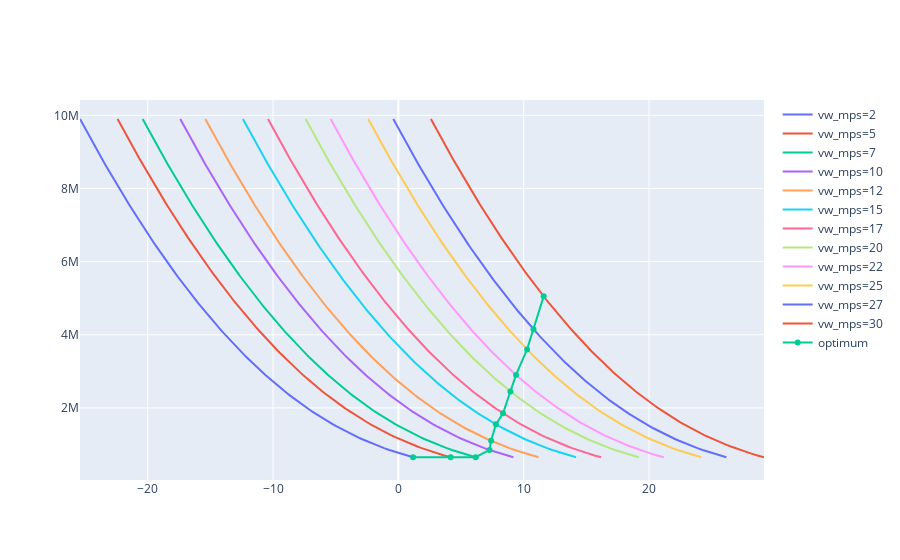

Notebook cell for this chart:
### Code cell
fig = go.Figure()

chi_deg = 0

for vw_mps in np.unique(qss.df['vw_mps']):
    # Check if data looks ok.
    df = qss.df.loc[
        (qss.df['beta_deg'] == 0)
        & (qss.df['phi_deg'] == 0)
        & (qss.df['chi_deg'] == chi_deg)
        & (qss.df['Lt_m'] == 1500)
        & (qss.df['vw_mps'] == vw_mps)
        # & (qss.df['P_W'] > -1e6)
    ].sort_values(by='vr_mps')

    fig.add_trace(go.Scatter(x=df['vr_mps'], y=df['Ftg_N'], name=f"{vw_mps=}"))

df = qss_star.loc[
    (qss_star['beta_deg'] == 0)
    & (qss_star['phi_deg'] == 0)
    & (qss_star['chi_deg'] == chi_deg)
    & (qss_star['Lt_m'] == 1500)
    # & (qss_star['vw_mps'] == 15)
].sort_values(by='vr_mps')
fig.add_trace(go.Scatter(x=df['vr_mps'], y=df['Ftg_N'], name='optimum'))
fig.show()

### Figure 1 — Plotly figure (JSON) as saved in the notebook; plotly's stock layout.template omitted (floating-point values rounded to 4 significant figures; data arrays with more than 128 entries replaced by an {"elided": "..."} marker saying what was removed)
{"data": [{"name": "vw_mps=2", "type": "scatter", "x": {"elided": "186 float values"}, "y": {"elided": "186 float values"}}, {"name": "vw_mps=5", "type": "scatter", "x": {"elided": "186 float values"}, "y": {"elided": "186 float values"}}, {"name": "vw_mps=7", "type": "scatter", "x": {"elided": "186 float values"}, "y": {"elided": "186 float values"}}, {"name": "vw_mps=10", "type": "scatter", "x": {"elided": "186 float values"}, "y": {"elided": "186 float values"}}, {"name": "vw_mps=12", "type": "scatter", "x": {"elided": "186 float values"}, "y": {"elided": "186 float values"}}, {"name": "vw_mps=15", "type": "scatter", "x": {"elided": "186 float values"}, "y": {"elided": "186 float values"}}, {"name": "vw_mps=17", "type": "scatter", "x": {"elided": "186 float values"}, "y": {"elided": "186 float values"}}, {"name": "vw_mps=20", "type": "scatter", "x": {"elided": "186 float values"}, "y": {"elided": "186 float values"}}, {"name": "vw_mps=22", "type": "scatter", "x": {"elided": "186 float values"}, "y": {"elided": "186 float values"}}, {"name": "vw_mps=25", "type": "scatter", "x": {"elided": "186 float values"}, "y": {"elided": "186 float values"}}, {"name": "vw_mps=27", "type": "scatter", "x": {"elided": "186 float values"}, "y": {"elided": "186 float values"}}, {"name": "vw_mps=30", "type": "scatter", "x": {"elided": "186 float values"}, "y": {"elided": "186 float values"}}, {"name": "optimum", "type": "scatter", "x": [1.173, 4.173, 6.173, 7.273, 7.399, 7.78, 8.351, 8.938, 9.388, 10.27, 10.78, 11.59], "y": [650010, 650010, 650010, 850010, 1100010, 1550000.0, 1850000.0, 2450010, 2900010, 3600010, 4150000.0, 5050010]}], "layout": {}}
